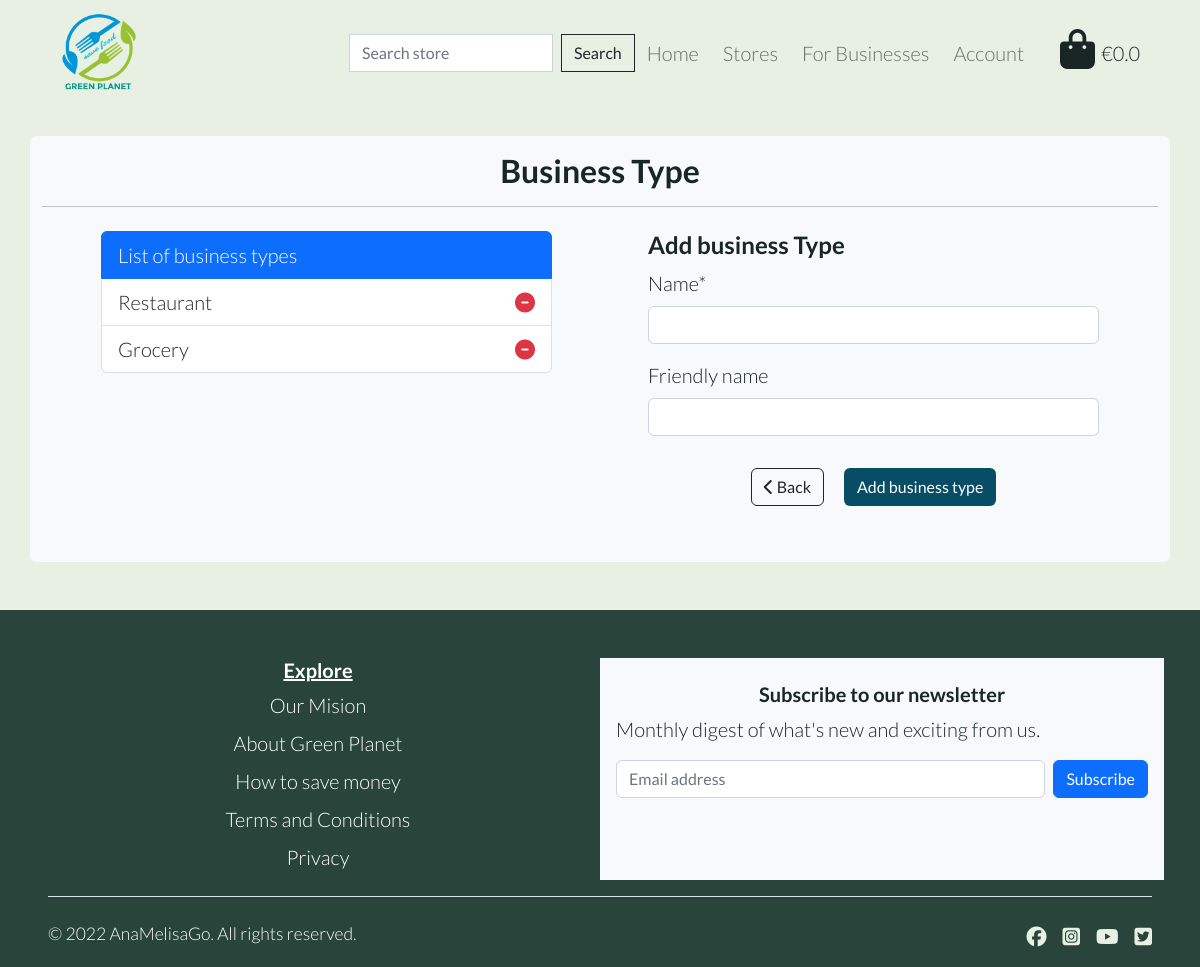
The page /stores/add_business_type/ (signed in) on the database as committed earlier.
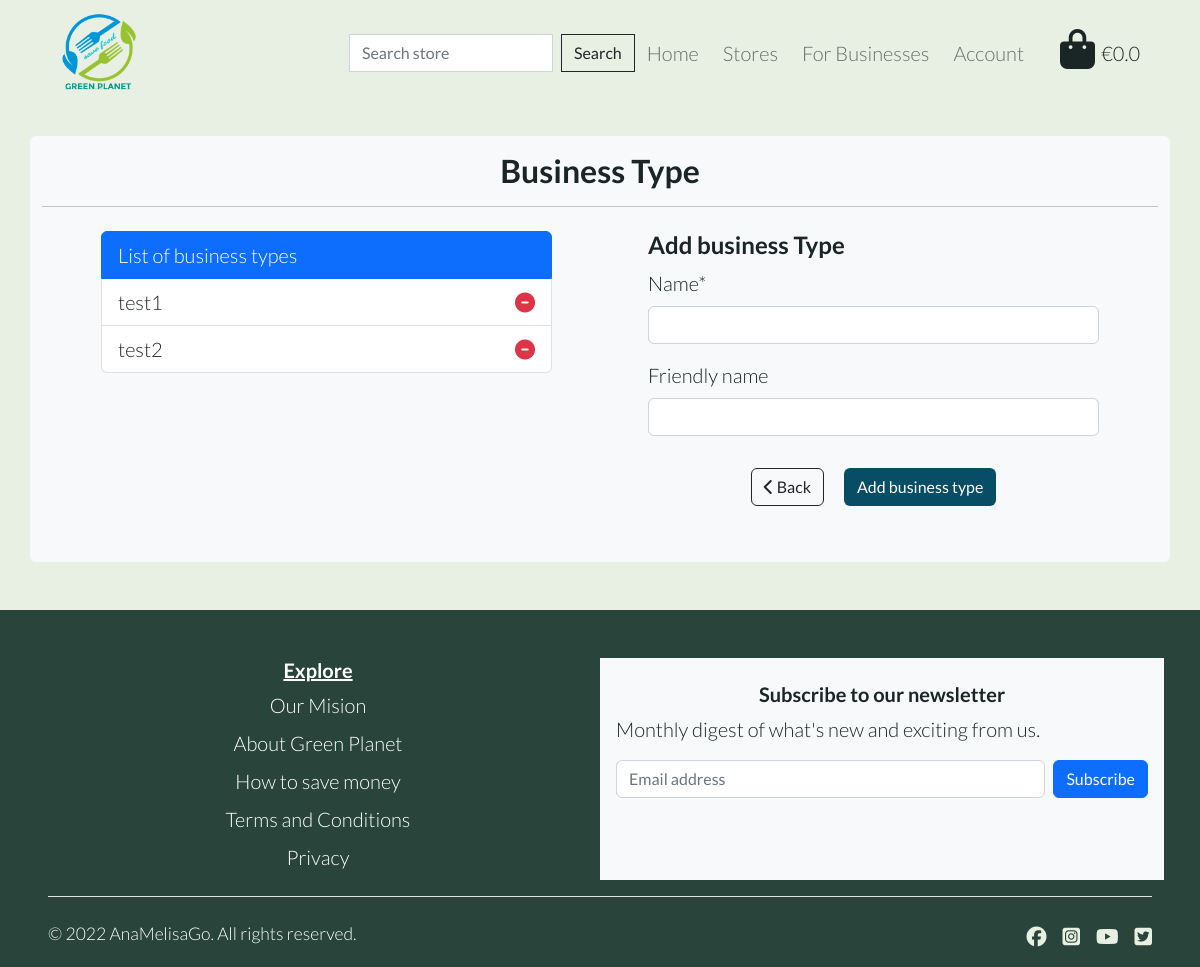
The same page on the database as committed later.
### store/models.py (models this page shows, shortened)
class BusinessType(models.Model):
    name = models.CharField(max_length=255)
    friendly_name = models.CharField(max_length=255, null=True, blank=True)

### store/views.py (the view)
@login_required
def add_business_type(request):
    business_type = BusinessType.objects.all()
    if not request.user.is_superuser:
        messages.error(request, 'RESTRICTED PAGE! Only staff members\
             can access this page. Sorry!')
        return redirect(reverse('home'))
    if request.method == 'POST':
        form = BusinessTypeForm(request.POST)
        if form.is_valid:
            form.save()
            messages.info(request, 'Successfully added')
            form = BusinessTypeForm()
        else:
            messages.error(request, 'Error! Make sure the form is\
                valid before you click the button.')
    else:
        form = BusinessTypeForm()
    template = 'stores/add_business_type.html'
    context = {
        'form': form,
        'business_type': business_type,
    }
    return render(request, template, context)

### store/forms.py
class BusinessTypeForm(forms.ModelForm):
    class Meta:
        model = BusinessType
        fields = '__all__'

### bag/contexts.py (called while the page is built, shortened)
def bag_contents(request):
    bag_items = []
    grand_total = 0
    bag = request.session.get('bag', {})
    context = {
        'bag_items': bag_items,
        'grand_total': grand_total,
    }
    return context

### store/templates/stores/add_business_type.html (shortened to what this page needs)
{% extends "base.html" %}
{% load static %}
{% load crispy_forms_tags %}
{% block content %}
<div class="container mt-2 mb-5 min-h-page bg-light rounded py-2">
    <div class="row">
        <div class="col-12 text-center py-2">
            <h2 class="fw-bold">Business Type</h2>
            <hr class="my-3">
        </div>
    </div>
    <div class="row d-flex justify-content-center gap-5">
        <div class="col-md-5 col-12 me-md-4">
            <div class="list-group">
                <div class="list-group-item active" aria-current="true">List of business types</div>
                {% for type in business_type %}
                <div class="list-group-item d-flex justify-content-between">
                    <span>
                        {{ type.friendly_name }}
                    </span>
                    <span>
                        <a href="{% url 'delete_business_type' type.id %}" class="text-danger"><i class="fas fa-minus-circle"></i></a>
                    </span>
                </div>
                {% endfor %}
            </div>
        </div>
        <div class="col-md-5 col-12">
            <h4 class="fw-bold">Add business Type</h4>
            <form method="POST" action="{% url 'add_business_type' %}" class="form mb-5" enctype="multipart/form-data">
                {{ form | crispy }}
                <div class="text-center">
                    <a href="{% url 'user_profile' %}" class="btn btn-outline-dark mx-2 mt-3"><i
                            class="fas fa-chevron-left"></i> Back</a>
                    <button class="btn btn-dark-ocean mx-2 mt-3" type="submit">Add business type</button>
                </div>
            </form>
        </div>
    </div>
</div>
{% endblock %}

Rows that differ between the two databases and show on the page:
removed BusinessType: friendly_name "Restaurant"
removed BusinessType: friendly_name "Grocery"
added BusinessType: friendly_name "test1"
added BusinessType: friendly_name "test2"
